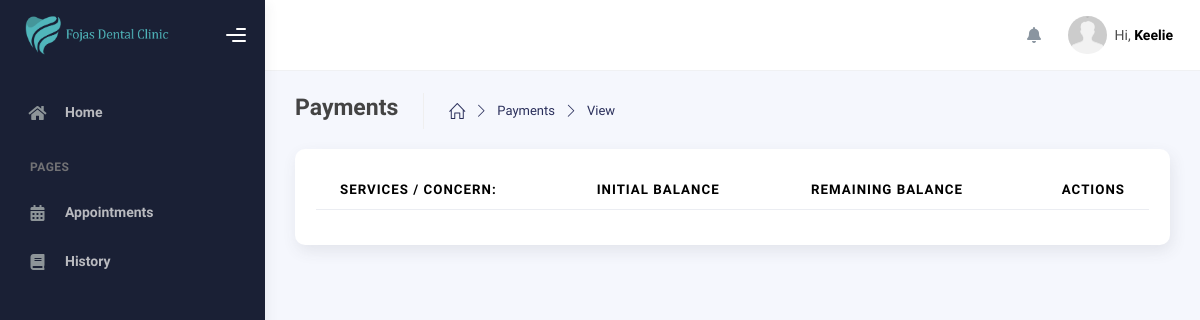
Page /modules/admin/view-patient-payments.php?user_id=20254293 (signed in) on the earlier database version.
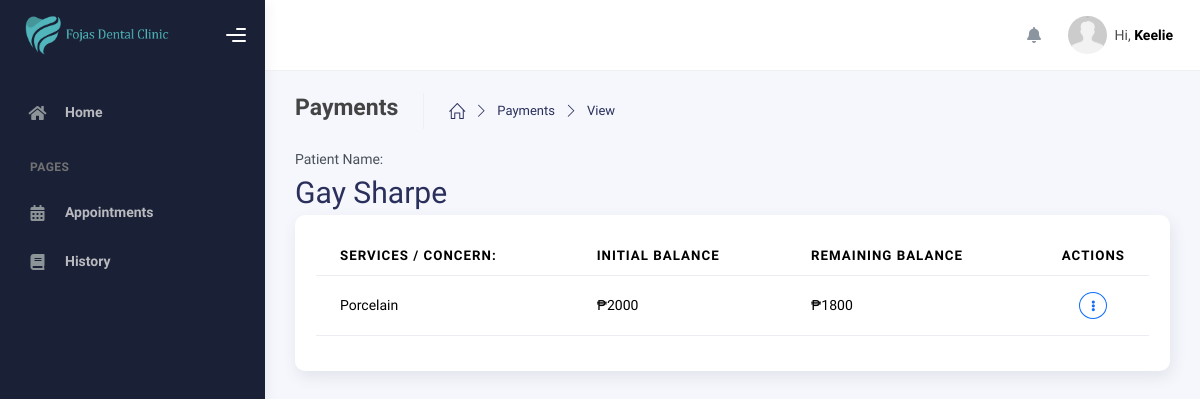
Same page on the later database version.
### tables this page shows
CREATE TABLE `users` (
  `id` int(11) NOT NULL,
  `user_id` int(100) NOT NULL,
  `role_id` int(11) NOT NULL,
  `first_name` varchar(250) NOT NULL,
  `middle_name` varchar(255) NOT NULL,
  `last_name` varchar(255) NOT NULL,
  `mobile_number` varchar(255) NOT NULL,
  `email` varchar(255) DEFAULT NULL,
  `password` varchar(255) NOT NULL,
  `date_of_birth` date NOT NULL,
  `date_created` date NOT NULL,
  `date_updated` date NOT NULL,
  `token` varchar(255) DEFAULT NULL,
  `address` varchar(255) DEFAULT NULL,
  `otp` varchar(100) DEFAULT NULL
);

CREATE TABLE `payments` (
  `id` int(11) NOT NULL,
  `payment_id` int(11) NOT NULL,
  `user_id` int(11) NOT NULL,
  `appointment_id` int(11) NOT NULL,
  `services` varchar(200) NOT NULL,
  `initial_balance` int(11) DEFAULT NULL,
  `remaining_balance` varchar(110) NOT NULL,
  `is_deducted` int(11) DEFAULT NULL,
  `date_created` date NOT NULL,
  `date_updated` date NOT NULL
);

CREATE TABLE `appointments` (
  `id` int(11) NOT NULL,
  `user_id` int(11) NOT NULL,
  `user_id_patient` int(11) NOT NULL,
  `appointment_id` int(110) NOT NULL,
  `concern` varchar(255) NOT NULL,
  `confirmed` int(11) NOT NULL,
  `appointment_time` varchar(100) NOT NULL,
  `appointment_date` varchar(100) NOT NULL,
  `date_created` date NOT NULL,
  `date_updated` date NOT NULL,
  `remarks` varchar(255) DEFAULT NULL,
  `walk_in` int(11) DEFAULT NULL
);

### modules/queries/Appointments/appointments.php (called while the page is built, shortened)
<?php
function getAppointments($conn, $id, $confirmed) {
  $sql = "SELECT
      appointments.user_id_patient,
      appointments.appointment_id AS id,
      appointments.concern,
      appointments.date_created,
      appointments.confirmed,
      payments.payment_id,
      payments.appointment_id,
      payments.initial_balance,
      payments.remaining_balance,
      payments.is_deducted
    FROM appointments
    LEFT JOIN payments
    ON appointments.appointment_id = payments.appointment_id
    WHERE user_id_patient = ? AND confirmed = ?";
  $stmt = mysqli_prepare($conn, $sql);
  mysqli_stmt_bind_param($stmt, "ii", $id, $confirmed);
  mysqli_stmt_execute($stmt);
  return mysqli_stmt_get_result($stmt);
}

### modules/admin/view-patient-payments.php (the view, shortened to what this page needs)
<?php
include_once($_SERVER['DOCUMENT_ROOT'] . '/dental_appointment/includes/header.php');
include_once($_SERVER['DOCUMENT_ROOT'] . '/dental_appointment/modules/queries/Appointments/appointments.php');
include_once($_SERVER['DOCUMENT_ROOT'] . '/dental_appointment/modules/queries/Payments/payments.php');
?>
    <div class="wrapper">
        <?php include '../../includes/sidebar.php'; ?>
      <div class="main-panel">
        <?php include '../../includes/topbar.php'; ?>
        <div class="container">
          <div class="page-inner">
            <div class="page-header">
              <span class="d-flex justify-content-between align-items-center w-100">
                  <span class="d-flex">
                    <h4 class="page-title">Payments</h4>
                    <ul class="breadcrumbs d-flex justify-items-center align-items-center">
                      <li class="nav-home">
                        <a href="dashboard.php">
                          <i class="icon-home"></i>
                        </a>
                      </li>
                      <li class="separator">
                          <i class="icon-arrow-right"></i>
                      </li>
                      <li class="nav-item">
                          <a href="payments.php">Payments</a>
                      </li>
                      <li class="separator">
                          <i class="icon-arrow-right"></i>
                      </li>
                      <li class="nav-item">
                          <a href="payments.php">View</a>
                      </li>
                    </ul>
                  </span>
                </span>
            </div>
        <?php
            if(isset($_GET['user_id'])){
                $user_id = $_GET['user_id'];
                $query_patient_name = "SELECT * FROM users WHERE user_id = '$user_id'";
                $run_patient_name = mysqli_query($conn,$query_patient_name);
                if(mysqli_num_rows($run_patient_name) > 0){
                    foreach($run_patient_name as $row_patient_name){
                        ?>
                            <span>
                                <label for="">Patient Name:</label>
                                <h1 class="m-0 p-0"><?php echo $row_patient_name['first_name'] . " " . $row_patient_name['last_name']?></h1>
                            </span>
                        <?php
                    }
                }
            }
        ?>
    <?php
        if(isset($_GET['user_id'])){
            $user_id = $_GET['user_id'];
                     ?>
            <div class="card p-4">
							<div class="table-responsive">
								<table class="display table" id="dataTable">
									<thead>
											<tr>
													<th>Services / Concern:</th>
													<th>Initial Balance</th>
													<th>Remaining Balance</th>
													<th style="width:10%;">Actions</th>
											</tr>
									</thead>
									<tbody>
										<?php
										$run_patients_appointments = getAppointments($conn, $user_id, '1');
										if(mysqli_num_rows($run_patients_appointments) > 0){
												foreach($run_patients_appointments as $row_patients_appointments){
														?>
														<tr>
															<td>
																<?= $row_patients_appointments['concern']?>
															</td>
															<td><?= $row_patients_appointments['initial_balance'] ? '₱'.$row_patients_appointments['initial_balance'] : '₱ '. 0 ?></td>
															<td>
																<?= $row_patients_appointments['remaining_balance'] ?  '₱'.$row_patients_appointments['remaining_balance'] : '₱ '. 0 ?>
															</td>
															<td class="d-flex justify-content-center" >
																<div class="dropdown">
																		<a class="btn btn-sm btn-outline-primary rounded-circle d-flex justify-content-center align-items-center" style="width: 12px;" data-bs-toggle="dropdown" aria-expanded="false">
																				<i class="fas fa-ellipsis-v"></i>
																		</a>
																</div>
															</td>
														</tr>
														<?php
												}
										}
										?>
									</tbody>
								</table>
							</div>
						</div>
			<?php
        }
    ?>
        </div>
      </div>
    </div>
  </div>
<?php
include_once($_SERVER['DOCUMENT_ROOT'] . '/dental_appointment/includes/scripts.php');
?>

Differences in the rows shown:
added users: first_name "Gay", last_name "Sharpe"
added payments: appointments.concern "Porcelain", initial_balance "2000", remaining_balance "1800"
